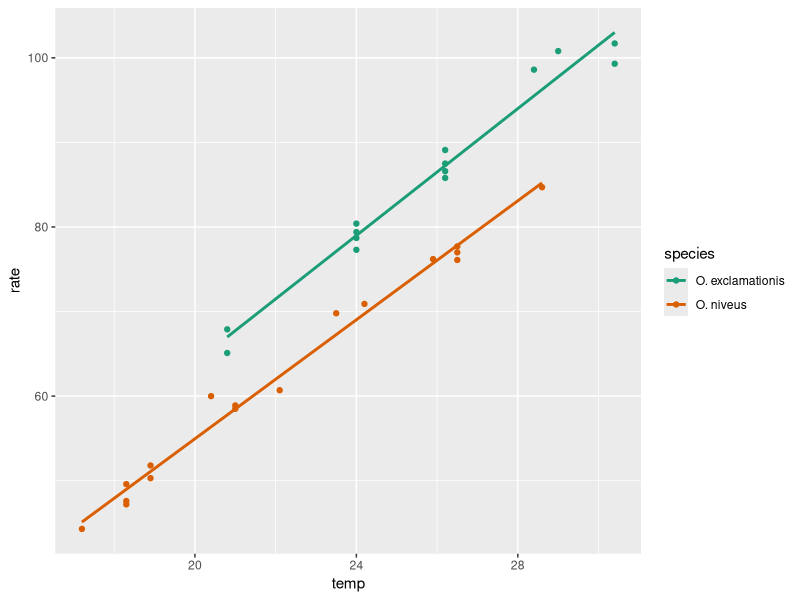
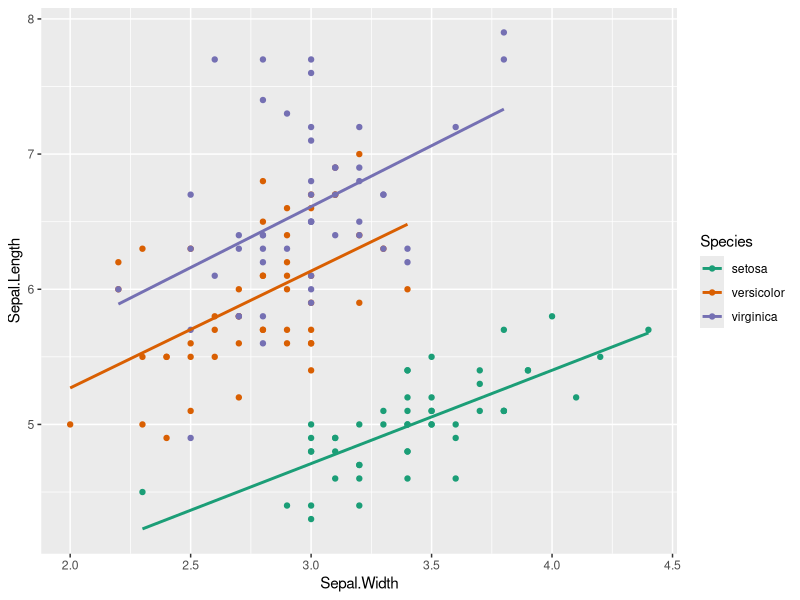

R code for these plots, in order:
## ---- chunk 1
#| label: setup
#| message: false

library(tidyverse)
library(modeldata)
## ---- chunk 2
glimpse(crickets)

ggplot(crickets, 
       aes(x = temp,
           y = rate,
           color = species)) + 
  geom_point() +
  geom_smooth(method = "lm", 
              se = FALSE) +
  scale_color_brewer(palette = "Dark2")
## ---- chunk 3
model <- lm(rate ~ temp + species, 
            data = crickets)
summary(model)
## ---- chunk 4
ggplot(iris, aes(x = Sepal.Width,
                 y = Sepal.Length,
                 color = Species)) +
  geom_point() +
  geom_smooth(method = "lm",
              se = FALSE) +
  scale_color_brewer(palette = "Dark2") 
## ---- chunk 5
model <- lm(Sepal.Length ~ Sepal.Width + Species, 
            data = iris)
summary(model)
